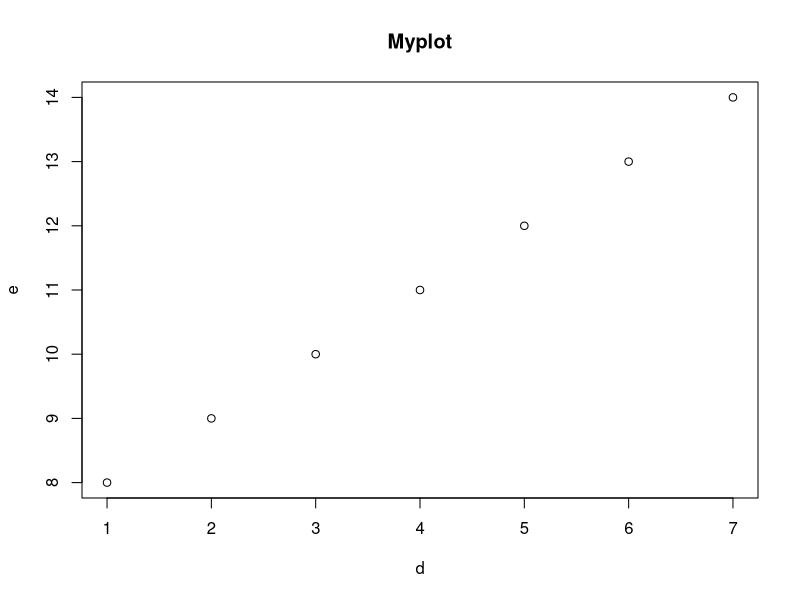
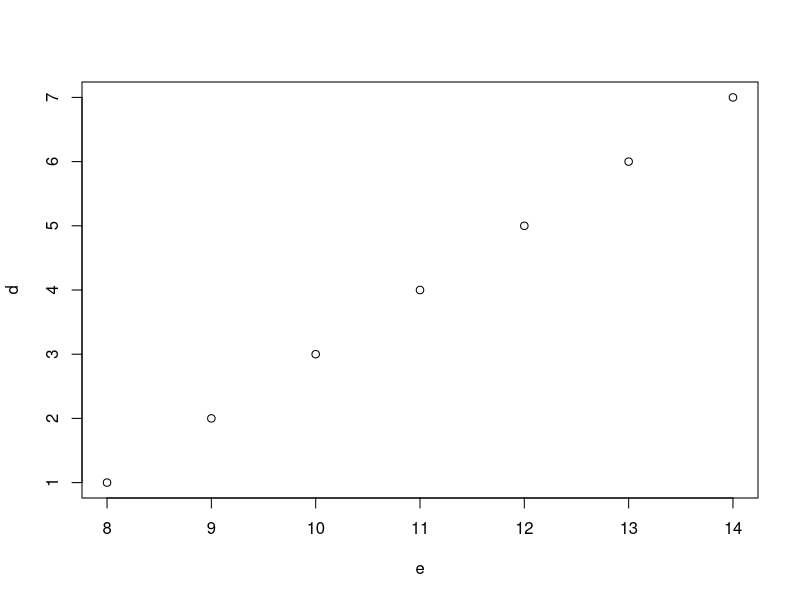

These figures' R source, in order: (Note: this script raises an error after producing the figures.)
library(ggplot2)
library(tidyverse)

# Define vectors
d <- c(1,2,3,4,5,6,7)
e <- 8:14
f <- "Myplot"

# Plot example
plot(d,e,main=f)
plot(e,d)

#Creating Objects
weight_kg <- 65
weight <-55
str(weight_kg)
print(f,quote = F)
sqrt(weight_kg)
dummy<-5.6666
dummy_X<-4.6922
round(dummy_X,digits = 2)

# Data structures

x<-45
x<c(1,2,3,4)
x<-c("a","b","c")

x<-c(1,FALSE,TRUE)


## Vectors

pocket_money<-c(10,20,40)
animals<-c("mouse","rat","dog")
length(animals)
animals[1]
animals[2]
animals[3]
animals[4]

animals[1:2]

animals[1:3]

idx<-c(1,3)

animals[idx]

animals[c(1,3)]

animals<-c("mouse","rat","dog")
animals<-c(animals,"horse")

animals<-c("elephants",animals)

c(animals[5],animals[1],animals[3])

animals<-animals[-3]
animals[3]

animals[-c(2,3)]
animals[c(1,4)]

animals<-c(animals[1:2],"rat",animals[3:4])
animals<-c(animals[1],"birds",animals[c(4,3,5)])
## more subsetting

keep<-c(TRUE,FALSE,FALSE,TRUE,FALSE)

animals[keep]


weight_kg<-c(55,65,72)
keep<-weight_kg > 64
weight_kg[weight_kg > 72 & weight_kg < 100]

animals[animals=="birds"]

animals[animals %in% c("birds","dog","cat")]

"four" > "five"

# Missing

heights<-c(2,4,5,NA,6)

mean(x = heights,na.rm = TRUE)

is.na(heights)


heights[!is.na(heights)]


heights <- c(63, 69, 60, 65, NA, 68, 61, 70, 61, 59, 64, 69, 63, 63, NA, 72, 65, 64, 70, 63, 65)
heights


heights_withoutNA<-heights[!is.na(heights)]
median(heights_withoutNA)
median(heights,na.rm = T)

 length(heights_withoutNA)
 sum(heights_withoutNA >67)

### read in data

ecoli<-read.csv("data/Ecoli_metadata.csv")

library(tidyverse)
ecoli<-read.csv("Ecoli_metadata.csv")
read.delim(file = "Ecoli_metadata.csv")

ecoli_tidy<-read_csv(file = "Ecoli_metadata.csv")

head(ecoli)

ecoli[3,1]

ecoli[4,6]
ecoli[4,"run"]


read.csv(file = "Ecoli_metadata.csv",stringsAsFactors = T)

BMI <- data.frame(gender = c("male", "male", "female"), height = c(152, 171.5, 165), weight = c(81, 93, 78), age = c(42, 36, 26))

dim(BMI)

colnames(BMI)<-c("a","b","weight_kg","c")

result_dir<-"/Users/hena/projects/introR2020/"

bmi_file<-paste0(result_dir,"bmi.csv")

write.csv(x = BMI,file = bmi_file)

BMI$weight_kg
BMI[1]


plot(ecoli$cit)

ecoli$clade<-factor(ecoli$clade,levels = c("C1","C3","(C1,C2)","UC","unknown","N/A"))

#forcats


# Revision 


x=c(1,12,54,24,NA)
!is.na(x)
x[!is.na(x)]
dim(x)

BMI$gender


x=c(1,12,54,24,NA)



relevel(BMI$gender,ref = "male")


# Chapter7 tibbles


friends_data <- tibble(
    name = c("Nicolas", "Thierry", "Bernard", "Jerome"),
    age = c(27, 25, 29, 26),
    height = c(180, 170, 185, 169),
    married = c(TRUE, FALSE, TRUE, TRUE)
)

metadata<-read.csv("Ecoli_metadata.csv",stringsAsFactors = T)
metadata_tib<-read_csv("Ecoli_metadata.csv")
as.data.frame(metadata_tib)
as_tibble(metadata)

metadata_tib[1,]

metadata_tib$sample

metadata_tib[,"sample"]

metadata_tib[,c("sample","clade")]


### Tidy data

messy <- data.frame(
    name = c("Wilbur", "Petunia", "Gregory"),
    gender=c("Male","Female","Male"),
    drugA = c(67, 80, 64),
    drugB = c(56, 90, 50)
)

head(messy)
gather(messy,key = "drug",value = "heartrate")
gather(messy,key = "drug",value = "heartrate",drugA:drugB)
gather(messy,key = "drug",value = "heartrate",-name,-gender)


x[2:5]
x[-1]

set.seed(10)
messy <- data.frame(
    id = 1:4,
    trt = sample(rep(c('control', 'treatment'), each = 2)),
    work.T1 = runif(4),
    home.T1 = runif(4),
    work.T2 = runif(4),
    home.T2 = runif(4)
)

gather(messy,key = "Place",value="x",-id,-trt)
long<-gather(messy,key = "Place",value="x",work.T1:home.T2)

separate(long,col = Place,into = c("Place","Timepoint"),sep = "\\.")

## dplyr
select(messy,-id)

filter(messy,trt=="control")

selected<-select(metadata, sample, clade, cit, genome_size)

filter(selected,cit %in% c("plus","minus") )
filter(metadata,generation <= 30000)


new<-metadata %>% filter(cit=="plus") %>% select(cit,run)

metadata %>% filter(clade=="Cit+") %>% select(sample, cit, genome_size)

metadata %>% mutate(genome_bp=genome_size*1e6)

metadata %>% mutate(generation=generation/max(generation))

metadata %>% group_by(cit,generation) %>% summarise(average=mean(genome_size))

metadata %>% group_by(cit,generation)

ggplot(data = metadat)

metadata %>% filter(generation > 2000) %>% ggplot(mapping = aes(x=sample,y = genome_size))


variants<-read_csv("combined_tidy_vcf.csv")

first_plot<-variants %>% ggplot(aes(x = POS,y=DP,color=sample_id))
first_plot + geom_point(alpha=0.5)

ggplot(variants,aes(x=sample_id,y=DP,fill=sample_id)) +geom_boxplot()

Brauer<-read_csv("Brauer2008_DataSet1.csv")

tidy_data<-separate(Brauer, 
         col="NAME",
         into = c("Name","function","function2","SystematicName","acc"),
         sep="\\|\\|") %>%
    select(-GID,-GWEIGHT,-YORF) %>% gather(key = "Nutrients_Conc",value="Expression",G0.05:U0.3)

tidy_data %>% separate(col=Nutrients_Conc,into = c("Nutrient","Conc"),sep = 1)

## dplyr
tidy_data %>% mutate(Name=trimws(Name,which = "right"))

## Old way 
tidy_data$Name<-trimws(tidy_data$Name,which = "right")

Brauer<-read_csv("Brauer2008_DataSet1.csv") %>%separate(col="NAME",
                                                        into = c("Name","function","function2","SystematicName","acc"),
                                                        sep="\\|\\|")




